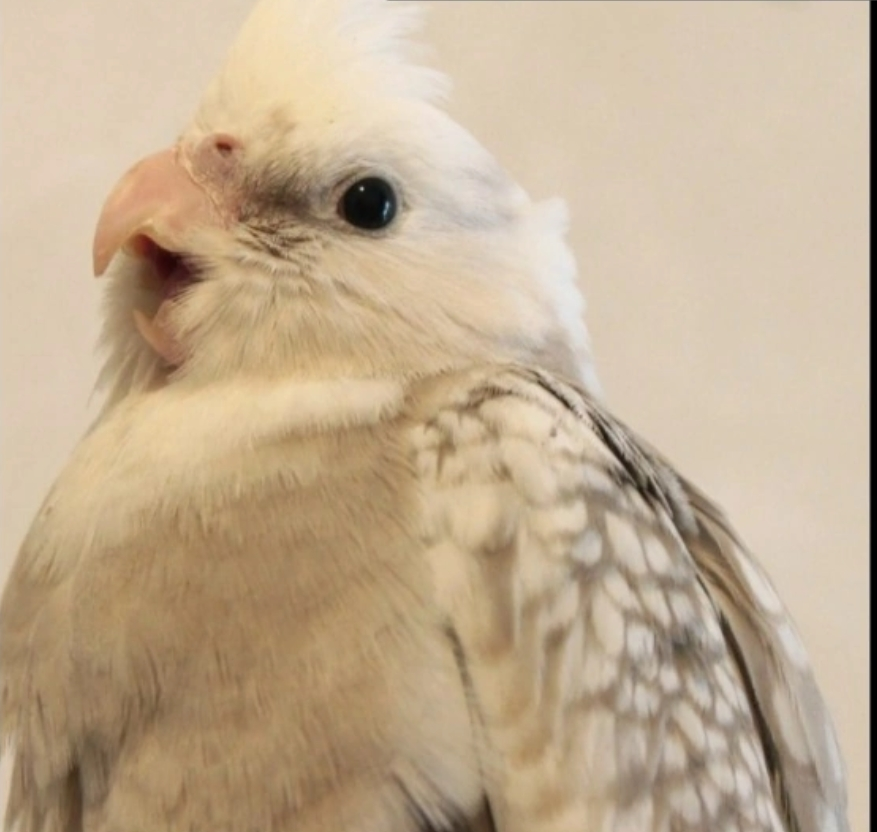
#> input picture tests/fixtures/cockatiel_cc0.jpg, 877 x 832 px
$ python -i ci_import_test.py   (imports and definitions only)
#> lines starting #> are read from the running program, lines starting #| are printed output that depends on the picture
"""自动抠图的端到端测试（CI 在 Windows 上跑，本机也能跑）：强制走跨平台流程（不用 macOS 系统能力）。

  1. 照片 → 导入出素材
  2. 照片 → AI 生成前的预处理（鸟放到纯色背景上）
  3. 用照片合成一段"镜头慢慢移动"的视频 → 逐帧跟踪抠图
  4. 用预处理后的图合成一段"AI 生成"的视频（<动作>.ai-xxx.mp4）→ 整帧抠图

用法：python tests/ci_import_test.py   （需要先跑过 tools/setup.ps1 或 setup.sh）
"""
import json
import os
import subprocess
import sys
import tempfile
from pathlib import Path

import av
import numpy as np
from PIL import Image

# [2 lines not run here, left out]
ROOT = Path(__file__).resolve().parent.parent
PHOTO = ROOT / 'tests' / 'fixtures' / 'cockatiel_cc0.jpg'
ENV = {**os.environ, 'PARROT_LOCATOR': 'onnx', 'PYTHONIOENCODING': 'utf-8'}


# [8 lines left out: function run, not called in this run]


def make_video(src, out, seconds=3.0, fps=24, motion='pan'):
#> called with src = 'fixtures/cockatiel_cc0.jpg', out = 'out.png', seconds = 3, fps = 24, motion = 'pan'
    im = Image.open(src).convert('RGB')
#> im is the input picture: PIL image 877x832 RGB; mean R, G, B 193.6, 172.8, 145.6
    if motion == 'pan':
        # 测试照片里鸟的尾巴伸出了画面，会被（正确地）判成"鸟不完整"；放到大一圈的画布中间
        w0, h0 = im.size
#> w0 = 877; h0 = 832
        big = Image.new('RGB', (int(w0 * 1.5), int(h0 * 1.5)), tuple(int(v) for v in np.asarray(im).reshape(-1, 3).mean(0)))
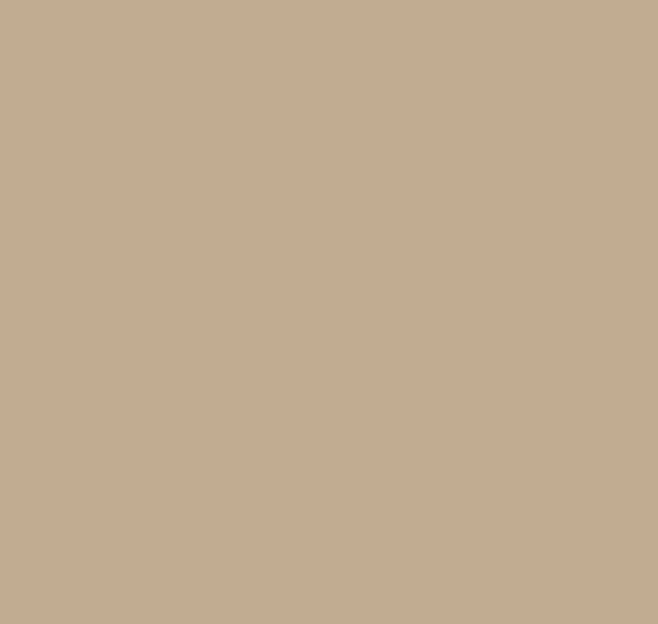
#> big: PIL image 1315x1248 RGB (shown at 1/2 size); mean R, G, B 193, 172, 145
        big.paste(im, ((big.width - w0) // 2, (big.height - h0) // 2))
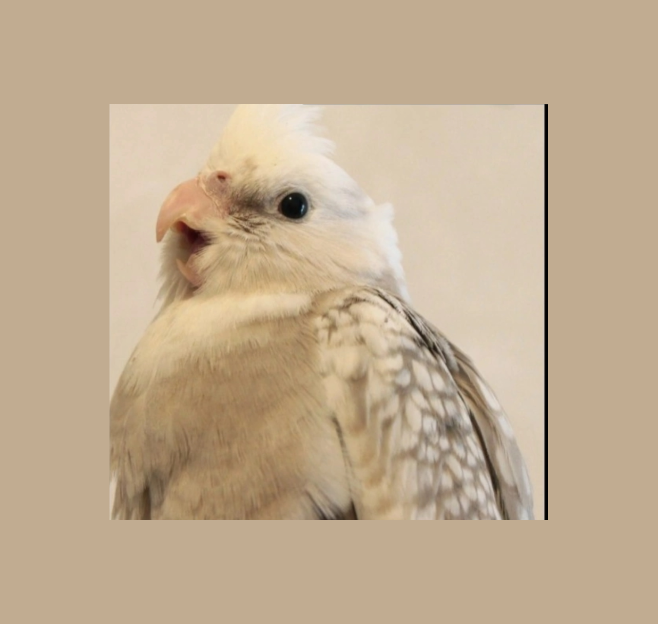
#> big: PIL image 1315x1248 RGB (shown at 1/2 size); mean R, G, B 193.3, 172.4, 145.3
        im = big
    W, H = im.size
#> W = 1315; H = 1248
#> (the run stopped early here; a loop or call above may not have finished)
